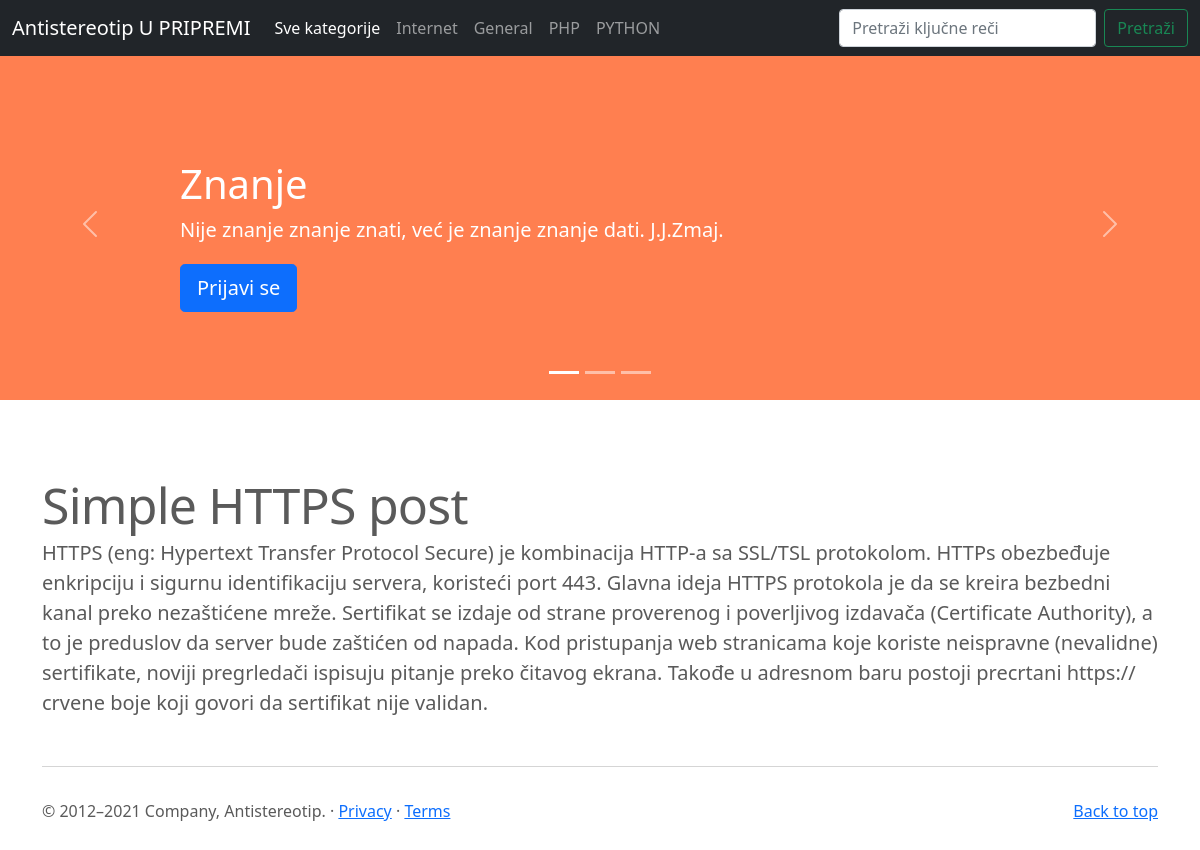
Page /blogCMS/single.php?post=2 on the committed database.
### tables this page shows
CREATE TABLE `categories` (
  `id` int(11) NOT NULL,
  `text` varchar(100) NOT NULL
);

CREATE TABLE `posts` (
  `id` int(11) NOT NULL,
  `title` varchar(200) NOT NULL,
  `category` int(11) NOT NULL,
  `date` varchar(100) NOT NULL,
  `body` longtext NOT NULL,
  `img` varchar(100) NOT NULL,
  `author` varchar(100) NOT NULL,
  `keywords` varchar(200) NOT NULL
);

### blogCMS/single.php (the view, shortened to what this page needs)
<?php
include 'header.php';
if(isset($_GET['post'])) {
	$id = mysqli_real_escape_string($db, $_GET['post']);
	$query = "SELECT * FROM posts WHERE id='$id'";
}
$posts = $db->query($query);
?>
<main>
<div id="myCarousel" class="carousel slide" data-bs-ride="carousel">
    <div class="carousel-indicators">
      <button type="button" data-bs-target="#myCarousel" data-bs-slide-to="0" class="active" aria-current="true" aria-label="Slide 1"></button>
      <button type="button" data-bs-target="#myCarousel" data-bs-slide-to="1" aria-label="Slide 2"></button>
      <button type="button" data-bs-target="#myCarousel" data-bs-slide-to="2" aria-label="Slide 3"></button>
    </div>
    <div class="carousel-inner">
      <div class="carousel-item active">
        <svg class="bd-placeholder-img" width="100%" height="100%" xmlns="http://www.w3.org/2000/svg" aria-hidden="true" preserveAspectRatio="xMidYMid slice" focusable="false"><rect width="100%" height="100%" fill="#FF7F50"/></svg>
        <div class="container">
          <div class="carousel-caption text-start">
            <h1>Znanje</h1>
            <p>Nije znanje znanje znati, već je znanje znanje dati. J.J.Zmaj.</p>
            <p><a class="btn btn-lg btn-primary" href="#">Prijavi se</a></p>
          </div>
        </div>
      </div>
    </div>
    <button class="carousel-control-prev" type="button" data-bs-target="#myCarousel" data-bs-slide="prev">
      <span class="carousel-control-prev-icon" aria-hidden="true"></span>
    </button>
    <button class="carousel-control-next" type="button" data-bs-target="#myCarousel" data-bs-slide="next">
      <span class="carousel-control-next-icon" aria-hidden="true"></span>
    </button>
  </div>
  <div class="container marketing">
		<?php if ($posts->num_rows > 0) {
		while ($row = $posts->fetch_assoc()) {
		?>
    <div class="row featurette">
      <div class="col-md-12">
        <h2 class="featurette-heading"><?php echo $row['title']; ?></h2>
        <p class="lead"><?php $body = $row['body']; echo $body; ?></p>
      </div>
    </div>
    <hr class="featurette-divider">
	<?php }} ?>
  </div>
<?php
include 'footer.php';
?>

### blogCMS/header.php (shortened to what this page needs)
<?php
include 'includes/db.php';
$query = "SELECT * FROM categories";
$categories = $db->query($query);
?>
<!doctype html>
<html lang="en">
  <head>
<link href="bootstrap-5/assets/dist/css/bootstrap.min.css" rel="stylesheet">
    <link href="bootstrap-5/carousel/carousel.css" rel="stylesheet">
  </head>
  <body>
<header>
  <nav class="navbar navbar-expand-md navbar-dark fixed-top bg-dark">
    <div class="container-fluid">
      <a class="navbar-brand" href="#">Antistereotip U PRIPREMI</a>
      <div class="collapse navbar-collapse" id="navbarCollapse">
        <ul class="navbar-nav me-auto mb-2 mb-md-0">
          <li class="nav-item">
		  <?php if(isset($_GET['category'])) { ?>
            <a class="nav-link" aria-current="page" href="index.php">Sve kategorije</a>
		  <?php } else { ?>
		  <a class="nav-link active" aria-current="page" href="index.php">Sve kategorije</a>
		  </li>
		  <?php } ?>
			<?php if($categories->num_rows > 0) {
				while ($row = $categories->fetch_assoc()){
					if (isset($_GET['category']) && $row['id'] == $_GET['category']) { ?>
          <li class="nav-item">
            <a class="nav-link active" href="index.php?category=<?php echo $row['id']; ?>"><?php echo $row['text']; ?></a>
          </li>
					<?php } else
						echo "<li class='nav-item active'><a class='nav-link' href='index.php?category=$row[id]'>$row[text]</a></li>"; ?>
			<?php }}  ?>
        </ul>
        <form class="d-flex" action="search.php" method="GET">
          <input class="form-control me-2" type="search" aria-label="Search" placeholder="Pretraži ključne reči" name="keys" value="<?php echo isset($_GET['keys']) ? $_GET['keys'] : ''; ?>">
          <button class="btn btn-outline-success" type="submit">Pretraži</button>
        </form>
      </div>
    </div>
  </nav>
</header>

### blogCMS/header.php (style rules this page uses)
.bd-placeholder-img { font-size: 1.125rem; text-anchor: middle; -webkit-user-select: none; -moz-user-select: none; user-select: none; }

### rows in the picture
categories: text "Internet"
categories: text "General"
categories: text "PHP"
categories: text "PYTHON"
posts: title "Simple HTTPS post", body "HTTPS (eng: Hypertext Transfer Protocol Secure) je kombinacija HTTP-a sa SSL/TSL protokolom. HTTPs obezbeđuje enkripciju i sigurnu identifikaciju servera, koristeći port 443. Glavna ideja HTTPS protokola je da se kreira bezbedni kanal preko nezaštićene mreže. Sertifikat se izdaje od strane proverenog i poverljivog izdavača (Certificate Authority), a to je preduslov da server bude zaštićen od napada. Kod pristupanja web stranicama koje koriste neispravne (nevalidne) sertifikate, noviji pregrledači ispisuju pitanje preko čitavog ekrana. Takođe u adresnom baru postoji precrtani https:// crvene boje koji govori da sertifikat nije validan."
